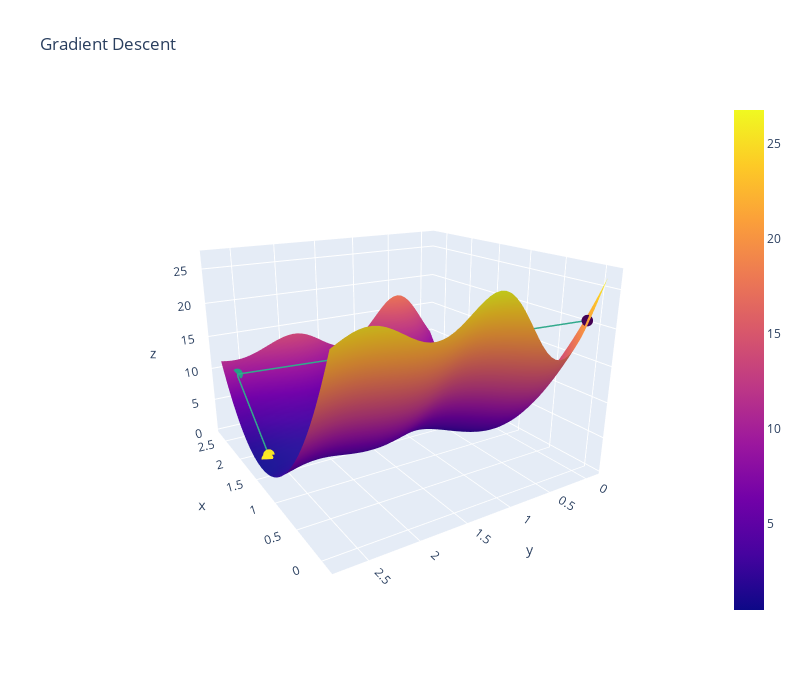

The notebook cell saved with this chart:
### Code cell
# 3D plot of loss with lr decay
thetas_decay = np.array(thetas_decay).squeeze()
loss_decay = np.array(loss_decay)
plot_3d(thetas_decay[:, 0], thetas_decay[:, 1], loss_decay, average_squared_loss, sin_model, x, y)

### Figure 1 — Plotly figure (JSON) as saved in the notebook; plotly's stock layout.template omitted (floating-point values rounded to 4 significant figures; data arrays with more than 128 entries replaced by an {"elided": "..."} marker saying what was removed)
{"data": [{"line": {"color": "rgb(50,170, 140)", "width": 3}, "marker": {"color": [-20.86, -9.285, -0.9288, -0.7634, -0.733, -0.7273, -0.7264, -0.7263, -0.7263, -0.7263, -0.7263, -0.7263, -0.7263, -0.7263, -0.7263, -0.7263, -0.7263, -0.7263, -0.7263, -0.7263], "colorscale": [[0, "#440154"], [0.1111, "#482878"], [0.2222, "#3e4989"], [0.3333, "#31688e"], [0.4444, "#26828e"], [0.5556, "#1f9e89"], [0.6667, "#35b779"], [0.7778, "#6ece58"], [0.8889, "#b5de2b"], [1, "#fde725"]], "size": 4}, "type": "scatter3d", "x": [0, 2.601, 1.752, 1.707, 1.698, 1.697, 1.697, 1.696, 1.696, 1.696, 1.696, 1.696, 1.696, 1.696, 1.696, 1.696, 1.696, 1.696, 1.696, 1.696], "y": [0, 2.601, 2.596, 2.627, 2.635, 2.636, 2.637, 2.637, 2.637, 2.637, 2.637, 2.637, 2.637, 2.637, 2.637, 2.637, 2.637, 2.637, 2.637, 2.637], "z": [20.86, 9.285, 0.9288, 0.7634, 0.733, 0.7273, 0.7264, 0.7263, 0.7263, 0.7263, 0.7263, 0.7263, 0.7263, 0.7263, 0.7263, 0.7263, 0.7263, 0.7263, 0.7263, 0.7263]}, {"type": "surface", "x": [-0.1, -0.04284, 0.01433, 0.07149, 0.1287, 0.1858, 0.243, 0.3002, 0.3573, 0.4145, 0.4716, 0.5288, 0.586, 0.6431, 0.7003, 0.7575, 0.8146, 0.8718, 0.929, 0.9861, 1.043, 1.1, 1.158, 1.215, 1.272, 1.329, 1.386, 1.443, 1.501, 1.558, 1.615, 1.672, 1.729, 1.786, 1.844, 1.901, 1.958, 2.015, 2.072, 2.129, 2.187, 2.244, 2.301, 2.358, 2.415, 2.472, 2.53, 2.587, 2.644, 2.701], "y": [-0.1, -0.04211, 0.01578, 0.07367, 0.1316, 0.1894, 0.2473, 0.3052, 0.3631, 0.421, 0.4789, 0.5368, 0.5947, 0.6526, 0.7104, 0.7683, 0.8262, 0.8841, 0.942, 0.9999, 1.058, 1.116, 1.174, 1.231, 1.289, 1.347, 1.405, 1.463, 1.521, 1.579, 1.637, 1.695, 1.752, 1.81, 1.868, 1.926, 1.984, 2.042, 2.1, 2.158, 2.216, 2.273, 2.331, 2.389, 2.447, 2.505, 2.563, 2.621, 2.679, 2.737], "z": {"elided": "50x50 float values"}}], "layout": {"autosize": true, "height": 700, "scene": {"aspectmode": "manual", "aspectratio": {"x": 1, "y": 1, "z": 0.7}, "camera": {"eye": {"x": -1.743, "y": 1.071, "z": 0.71}, "up": {"x": 0, "y": 0, "z": 1}}, "xaxis": {"gridcolor": "rgb(255, 255, 255)", "showbackground": true, "type": "linear", "zerolinecolor": "rgb(255, 255, 255)"}, "yaxis": {"gridcolor": "rgb(255, 255, 255)", "showbackground": true, "type": "linear", "zerolinecolor": "rgb(255, 255, 255)"}, "zaxis": {"gridcolor": "rgb(255, 255, 255)", "showbackground": true, "type": "linear", "zerolinecolor": "rgb(255, 255, 255)"}}, "title": {"text": "Gradient Descent"}, "width": 800}}
